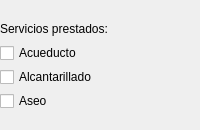
                      <widget class="QWidget" name="widget_8" native="true">
                       <property name="minimumSize">
                        <size>
                         <width>0</width>
                         <height>130</height>
                        </size>
                       </property>
                       <property name="maximumSize">
                        <size>
                         <width>16777215</width>
                         <height>130</height>
                        </size>
                       </property>
                       <property name="styleSheet">
                        <string notr="true"/>
                       </property>
                       <layout class="QGridLayout" name="gridLayout_12">
                        <property name="leftMargin">
                         <number>0</number>
                        </property>
                        <property name="topMargin">
                         <number>14</number>
                        </property>
                        <property name="rightMargin">
                         <number>0</number>
                        </property>
                        <property name="bottomMargin">
                         <number>20</number>
                        </property>
                        <property name="horizontalSpacing">
                         <number>6</number>
                        </property>
                        <property name="verticalSpacing">
                         <number>0</number>
                        </property>
                        <item row="1" column="0">
                         <widget class="QCheckBox" name="checkBoxAcueducto">
                          <property name="minimumSize">
                           <size>
                            <width>0</width>
                            <height>30</height>
                           </size>
                          </property>
                          <property name="maximumSize">
                           <size>
                            <width>16777215</width>
                            <height>30</height>
                           </size>
                          </property>
                          <property name="text">
                           <string>Acueducto</string>
                          </property>
                         </widget>
                        </item>
                        <item row="3" column="0">
                         <widget class="QCheckBox" name="checkBoxAseo">
                          <property name="minimumSize">
                           <size>
                            <width>0</width>
                            <height>30</height>
                           </size>
                          </property>
                          <property name="maximumSize">
                           <size>
                            <width>16777215</width>
                            <height>30</height>
                           </size>
                          </property>
                          <property name="text">
                           <string>Aseo</string>
                          </property>
                         </widget>
                        </item>
                        <item row="0" column="0">
                         <widget class="QLabel" name="label_16">
                          <property name="minimumSize">
                           <size>
                            <width>150</width>
                            <height>30</height>
                           </size>
                          </property>
                          <property name="maximumSize">
                           <size>
                            <width>16777215</width>
                            <height>30</height>
                           </size>
                          </property>
                          <property name="text">
                           <string>Servicios prestados:</string>
                          </property>
                         </widget>
                        </item>
                        <item row="2" column="0">
                         <widget class="QCheckBox" name="checkBoxAlcantarillado">
                          <property name="minimumSize">
                           <size>
                            <width>130</width>
                            <height>30</height>
                           </size>
                          </property>
                          <property name="maximumSize">
                           <size>
                            <width>16777215</width>
                            <height>30</height>
                           </size>
                          </property>
                          <property name="text">
                           <string>Alcantarillado</string>
                          </property>
                         </widget>
                        </item>
                       </layout>
                      </widget>
